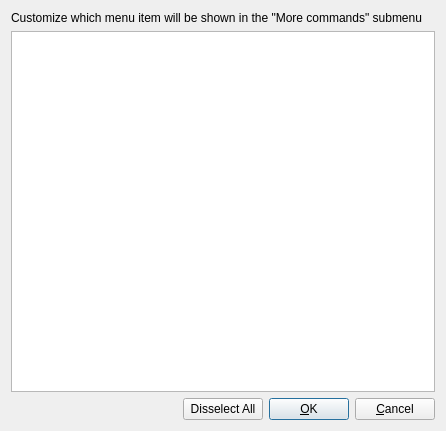
<?xml version="1.0" encoding="UTF-8"?>
<ui version="4.0">
 <class>CustomizeMenuDialog</class>
 <widget class="QDialog" name="CustomizeMenuDialog">
  <property name="geometry">
   <rect>
    <x>0</x>
    <y>0</y>
    <width>446</width>
    <height>431</height>
   </rect>
  </property>
  <property name="windowTitle">
   <string>Dialog</string>
  </property>
  <layout class="QVBoxLayout" name="verticalLayout">
   <item>
    <widget class="QLabel" name="label">
     <property name="text">
      <string>Customize which menu item will be shown in the &quot;More commands&quot; submenu</string>
     </property>
    </widget>
   </item>
   <item>
    <widget class="QTreeWidget" name="treeWidget">
     <property name="columnCount">
      <number>1</number>
     </property>
     <attribute name="headerVisible">
      <bool>false</bool>
     </attribute>
     <column>
      <property name="text">
       <string notr="true">1</string>
      </property>
     </column>
    </widget>
   </item>
   <item>
    <layout class="QHBoxLayout" name="horizontalLayout">
     <item>
      <spacer name="horizontalSpacer">
       <property name="orientation">
        <enum>Qt::Horizontal</enum>
       </property>
       <property name="sizeHint" stdset="0">
        <size>
         <width>40</width>
         <height>20</height>
        </size>
       </property>
      </spacer>
     </item>
     <item>
      <widget class="QPushButton" name="btnDisselectAll">
       <property name="text">
        <string>Disselect All</string>
       </property>
      </widget>
     </item>
     <item>
      <widget class="QPushButton" name="btnOk">
       <property name="text">
        <string>&amp;OK</string>
       </property>
       <property name="default">
        <bool>true</bool>
       </property>
      </widget>
     </item>
     <item>
      <widget class="QPushButton" name="btnCancel">
       <property name="text">
        <string>&amp;Cancel</string>
       </property>
      </widget>
     </item>
    </layout>
   </item>
  </layout>
 </widget>
 <resources/>
 <connections>
  <connection>
   <sender>btnCancel</sender>
   <signal>clicked()</signal>
   <receiver>CustomizeMenuDialog</receiver>
   <slot>reject()</slot>
   <hints>
    <hint type="sourcelabel">
     <x>526</x>
     <y>519</y>
    </hint>
    <hint type="destinationlabel">
     <x>286</x>
     <y>270</y>
    </hint>
   </hints>
  </connection>
 </connections>
</ui>
